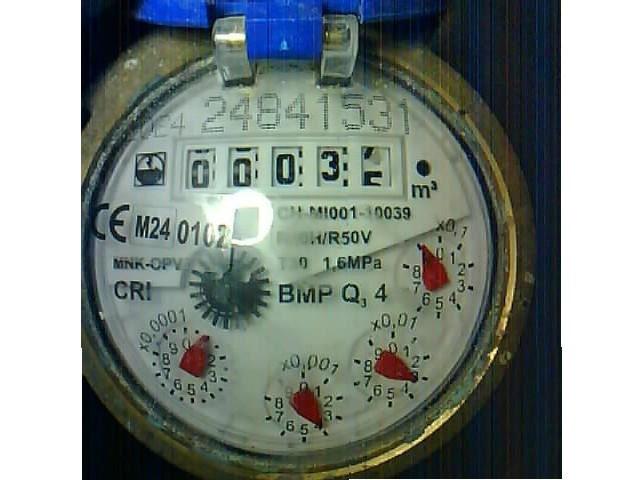
#> input picture tests/fixtures/meter_snapshot.jpg, 640 x 480 px; its folder holds only this picture in this run
$ python -i synthetic_generator.py   (imports and definitions only)
#> lines starting #> are read from the running program, lines starting #| are printed output that depends on the picture; after the words box and inside, x2 and y2 are one past the last pixel; in counts of white or black regions, pixels touching at a corner belong together
#> further down, picture is the input picture: PIL image 640x480 RGB; mean R, G, B 127.9, 137.6, 131.8
"""Synthetic training data generator for watermeter digits and arrows."""

import hashlib
import logging
import math
import random
from pathlib import Path
from typing import Callable, Optional

import cv2
import numpy as np
from PIL import Image, ImageDraw, ImageFont

logger = logging.getLogger(__name__)

_FONT_PATH = "/usr/share/fonts/truetype/lato/Lato-Heavy.ttf"
_FALLBACK_FONT_PATH = "/usr/share/fonts/truetype/liberation/LiberationMono-Bold.ttf"

DIGIT_CLASSES = [str(i) for i in range(10)]
ARROW_CLASSES = [f"{i}.{j}" for i in range(10) for j in range(10)]


# [11 lines left out: functions _deterministic_seed, _load_font, not called in this run]


class DigitRenderer:
    WIDTH = 20
    HEIGHT = 32
    # Render at high resolution then downscale for crisp, format-filling digits
    _RENDER_SCALE = 8

    # Style parameters measured from real meter counter photos
    # (measured from digits/reference/0/ and digits/reference/3/)
    BG_COLOR = (160, 179, 159)            # light gray-green wheel surface
    DIGIT_COLOR = (29, 41, 39)            # very dark greenish digit
    BG_NOISE_SIGMA = 5                     # subtle texture noise

    def __init__(self):
        self._font = _load_font(self.HEIGHT * self._RENDER_SCALE)

    # [36 lines left out: function render, not called in this run]


class DigitCompositor:
    """Composites rendered digit glyphs onto real photo backgrounds.

    Loads background templates from a directory and randomly selects one
    per render call, then composites a digit glyph onto it.
    """

    WIDTH = 20
    HEIGHT = 32
    _RENDER_SCALE = 8
    DIGIT_COLOR = (29, 41, 39)  # very dark greenish, measured from reference

    _FONT_PATHS = [
        "/usr/share/fonts/truetype/lato/Lato-Heavy.ttf",
        "/usr/share/fonts/truetype/lato/Lato-Black.ttf",
        "/usr/share/fonts/truetype/liberation/LiberationSans-Bold.ttf",
        "/usr/share/fonts/truetype/liberation/LiberationMono-Bold.ttf",
        "/usr/share/fonts/truetype/freefont/FreeSansBold.ttf",
        "/usr/share/fonts/truetype/freefont/FreeMonoBold.ttf",
    ]

    # [62 lines left out: functions __init__, render, not called in this run]


class ArrowRenderer:
    SIZE = 224

    def __init__(self):
        self._num_font = _load_font(max(8, int(self.SIZE * 0.12)))

    # [66 lines left out: function render, not called in this run]


class TransformPipeline:
    """Applies realistic distortions to master images."""

    def __init__(self, seed: int = 42):
        self._rng = random.Random(seed)
        self._np_rng = np.random.RandomState(seed)

    def apply(self, img: Image.Image, mode: str = "digit") -> Image.Image:
#> called with mode = 'digit'
        original_size = img.size
#> original_size = (640, 480)
        arr = np.array(img)

        # --- Geometric transforms (OpenCV) ---
        # X/Y offset
        if self._rng.random() < (0.8 if mode == "digit" else 0.6):
            max_shift = 3 if mode == "digit" else 3
            dx = self._rng.randint(-max_shift, max_shift)
            dy = self._rng.randint(-max_shift, max_shift)
            M = np.float32([[1, 0, dx], [0, 1, dy]])
            arr = cv2.warpAffine(arr, M, (arr.shape[1], arr.shape[0]),
                                 borderMode=cv2.BORDER_REPLICATE)
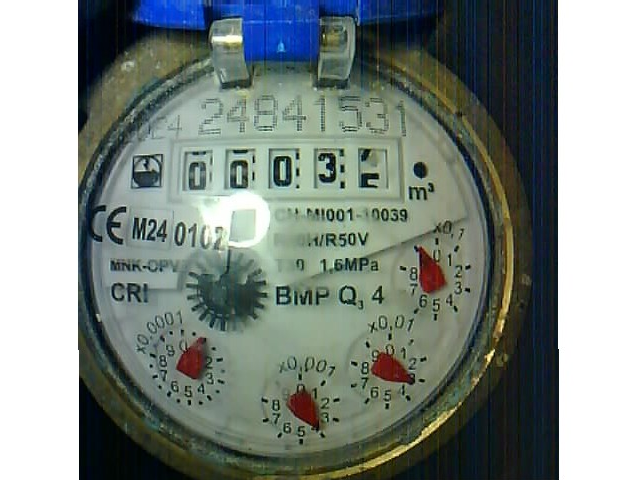
#> arr: shape (480, 640, 3); mean R, G, B 127.7, 137.5, 131.9

        # Perspective warp
        if self._rng.random() < (0.7 if mode == "digit" else 0.5):
            strength = 3 if mode == "digit" else 4
            h, w = arr.shape[:2]
#> h = 480; w = 640
            pts1 = np.float32([[0, 0], [w, 0], [0, h], [w, h]])
#> pts1 = [[0, 0], [640, 0], [0, 480], [640, 480]]
            pts2 = np.float32([
                [self._rng.randint(0, strength), self._rng.randint(0, strength)],
                [w - self._rng.randint(0, strength), self._rng.randint(0, strength)],
                [self._rng.randint(0, strength), h - self._rng.randint(0, strength)],
                [w - self._rng.randint(0, strength), h - self._rng.randint(0, strength)],
            ])
#> pts2 = [[1, 1], [640, 0], [3, 480], [640, 480]]
            M = cv2.getPerspectiveTransform(pts1, pts2)
            arr = cv2.warpPerspective(arr, M, (w, h), borderMode=cv2.BORDER_REPLICATE)
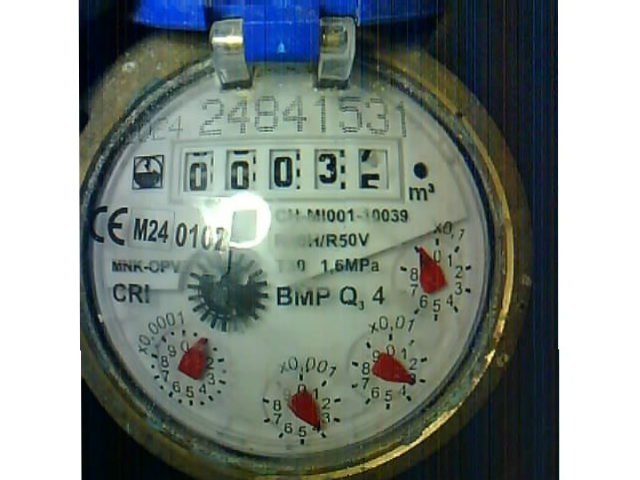
#> arr: shape (480, 640, 3); mean R, G, B 128, 137.8, 132.3

        # Fisheye / barrel distortion (arrows only)
        if mode == "arrow" and self._rng.random() < 0.3:
            h, w = arr.shape[:2]
            k1 = self._rng.uniform(0.0, 0.1)
            cx, cy = w / 2, h / 2
            Y, X = np.mgrid[0:h, 0:w]
            nx = (X.astype(np.float32) - cx) / cx
            ny = (Y.astype(np.float32) - cy) / cy
            r = np.sqrt(nx ** 2 + ny ** 2)
            nr = r * (1 + k1 * r ** 2)
            safe_r = np.maximum(r, 1e-6)
            map_x = (cx + nr * (nx / safe_r) * cx).astype(np.float32)
            map_y = (cy + nr * (ny / safe_r) * cy).astype(np.float32)
            arr = cv2.remap(arr, map_x, map_y, cv2.INTER_LINEAR,
                           borderMode=cv2.BORDER_REPLICATE)

        # --- Color transforms ---
        arr = arr.astype(np.float32)

        # Brightness
        if self._rng.random() < 0.8:
            factor = self._rng.uniform(0.7, 1.3)
            arr = arr * factor

        # Contrast
        if self._rng.random() < 0.7:
            factor = self._rng.uniform(0.8, 1.2)
            mean = arr.mean()
#> mean = 133.1
            arr = (arr - mean) * factor + mean

        # Color cast
        if self._rng.random() < 0.5:
            cast = np.array([
                self._rng.uniform(-10, 10),
                self._rng.uniform(-10, 10),
                self._rng.uniform(-10, 10),
            ], dtype=np.float32)
            arr = arr + cast

        # Background variation
        if self._rng.random() < 0.6:
            bg_shift = self._rng.uniform(-15, 0)
            white_mask = (arr > 200).all(axis=2)
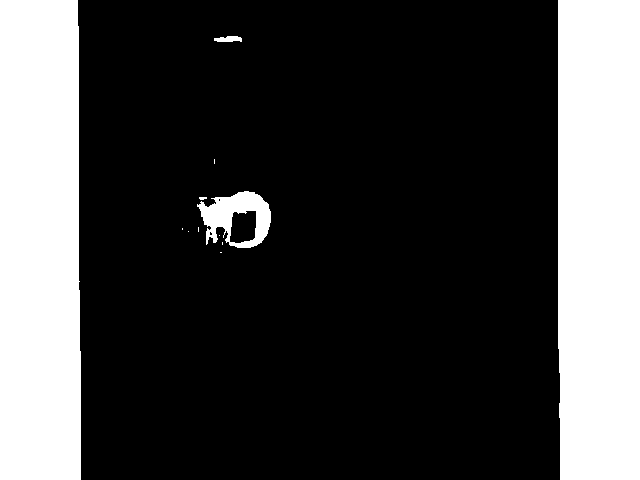
#> white_mask: shape (480, 640) bool; 26% white; 12 white regions (7 under 20 px), largest, box (x1, y1, x2, y2) and area: (558, 0, 640, 480) 39137, (0, 0, 81, 480) 38214, (197, 191, 271, 248) 2235, (214, 36, 242, 42) 132, (199, 197, 207, 200) 20
            arr[white_mask] += bg_shift
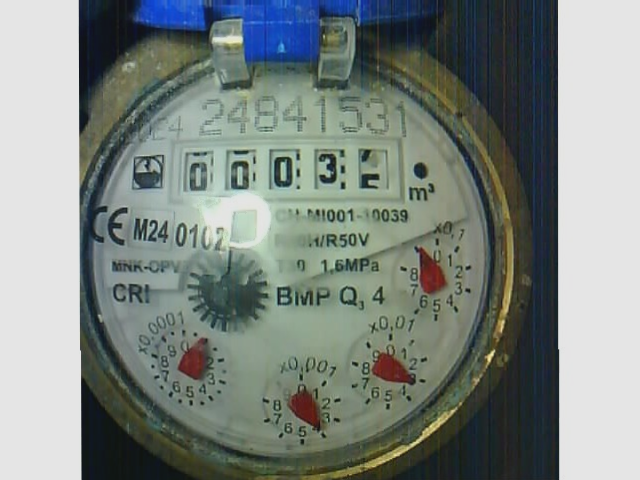
#> arr: shape (480, 640, 3) float32; mean R, G, B 126, 134.6, 129.8

        # Shadow
        if self._rng.random() < 0.5:
            h, w = arr.shape[:2]
            shadow_dir = self._rng.uniform(0, 2 * math.pi)
            Y, X = np.mgrid[0:h, 0:w]
            cx_s, cy_s = w / 2, h / 2
            gradient = ((X - cx_s) * math.cos(shadow_dir) + (Y - cy_s) * math.sin(shadow_dir))
            gradient = gradient / max(gradient.max() - gradient.min(), 1e-6)
            shadow_strength = self._rng.uniform(10, 30)
            arr = arr - (gradient[:, :, np.newaxis] * shadow_strength)

        # Vignetting (arrows only)
        if mode == "arrow" and self._rng.random() < 0.6:
            h, w = arr.shape[:2]
            Y, X = np.mgrid[0:h, 0:w]
            cx_v, cy_v = w / 2, h / 2
            dist = np.sqrt((X - cx_v) ** 2 + (Y - cy_v) ** 2)
            max_dist = math.sqrt(cx_v ** 2 + cy_v ** 2)
            vignette = 1.0 - (dist / max_dist) ** 2 * self._rng.uniform(0.2, 0.5)
            arr = arr * vignette[:, :, np.newaxis]

        # Clip and convert
        arr = np.clip(arr, 0, 255).astype(np.uint8)

        # Gaussian noise
        if self._rng.random() < 0.7:
            sigma = self._rng.uniform(5, 15)
            noise = self._np_rng.normal(0, sigma, arr.shape).astype(np.float32)
            arr = np.clip(arr.astype(np.float32) + noise, 0, 255).astype(np.uint8)

        # Blur
        if self._rng.random() < 0.4:
            sigma = self._rng.uniform(0.2, 0.8)
            ksize = int(sigma * 4) | 1
            if ksize >= 3:
                arr = cv2.GaussianBlur(arr, (ksize, ksize), sigma)

        # JPEG artifacts
        if self._rng.random() < 0.6:
            quality = self._rng.randint(60, 95)
            arr_bgr = cv2.cvtColor(arr, cv2.COLOR_RGB2BGR)
            _, encoded = cv2.imencode(".jpg", arr_bgr, [cv2.IMWRITE_JPEG_QUALITY, quality])
            arr = cv2.imdecode(encoded, cv2.IMREAD_COLOR)
            arr = cv2.cvtColor(arr, cv2.COLOR_BGR2RGB)

        result = Image.fromarray(arr)
        if result.size != original_size:
            result = result.resize(original_size, Image.Resampling.BILINEAR)
        return result


class _MultiCompositor:
    """Wraps multiple ArrowCompositors, randomly selecting one per render call."""

    def __init__(self, compositors, seed=42):
        self._compositors = compositors
        self._rng = random.Random(seed)

    def render(self, arrow_class: str, seed: Optional[int] = None) -> Image.Image:
        compositor = self._rng.choice(self._compositors)
        return compositor.render(arrow_class)


class SyntheticGenerator:
    """Orchestrates synthetic data generation."""

    def __init__(self, base_dir: str = "/training"):
        self.base_dir = Path(base_dir)

    # [111 lines left out: functions _get_digit_renderer, _get_arrow_renderer, generate, delete_synthetic, not called in this run]

>>> from PIL import Image
>>> picture = Image.open('../tests/fixtures/meter_snapshot.jpg')
>>> result = TransformPipeline().apply(picture)
